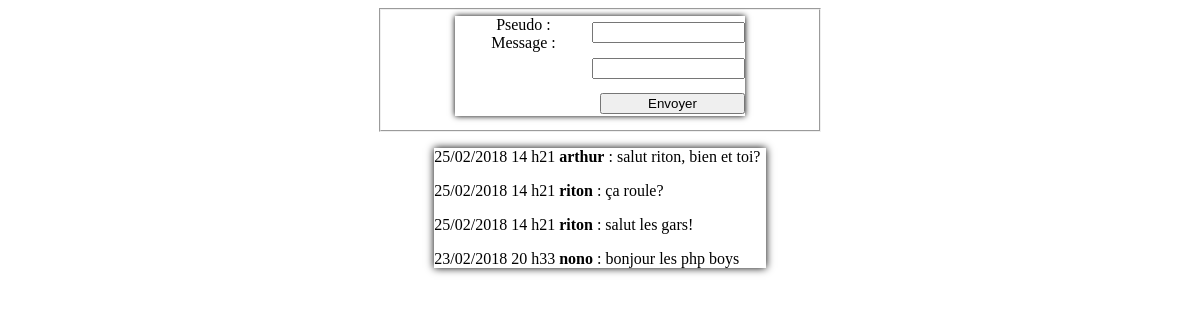
The page /corrections/student3/index.php on the database its author committed.
### tables this page shows
CREATE TABLE IF NOT EXISTS `minichat` (
  `id` int(11) NOT NULL AUTO_INCREMENT,
  `pseudo` varchar(255) NOT NULL,
  `message` varchar(255) NOT NULL,
  `date_message` datetime NOT NULL DEFAULT CURRENT_TIMESTAMP,
  PRIMARY KEY (`id`)
);

### corrections/student3/index.php (the view, shortened to what this page needs)
<!DOCTYPE html>
<html>
    <head>
    </head>
    <body>
     <div id="minichat">
       <form action="traitement.php" method="post">
	    <fieldset>
        <p>
        <label for="pseudo">Pseudo : </label><input type="text" name="pseudo" id="pseudo" value="
		<?php if(isset($_SESSION['pseudo'])) {echo $_SESSION['pseudo'];}?>"/>
		<br />
        <label for="message">Message : </label><input type="text" name="message" id="message" /><br />
        <input type="submit" value="Envoyer" name="valider"/>
		</p>
		</fieldset>
       </form>
<?php
try
{
	$bdd = new PDO('mysql:host=localhost;dbname=test2;charset=utf8', 'root', 'root');
}
catch(Exception $e)
{
        die('Erreur : '.$e->getMessage());
}
$reponse = $bdd->query('SELECT pseudo, message, DATE_FORMAT(date_message,\'%d/%m/%Y %H h%i \') AS date FROM minichat ORDER BY ID DESC LIMIT 0, 10');
  ?>
  <div class="messages">
  <?php
while ($donnees = $reponse->fetch())
{
	echo '<p>'. $donnees['date'] .'<strong>' . htmlspecialchars($donnees['pseudo']) . '</strong> : ' . htmlspecialchars($donnees['message']) . '</p>';
}
?>
</div>
 </div>
 </body>
</html>

### corrections/student3/index.php (style rules this page uses)
form { text-align:center; }
#minichat { width:70%;margin:auto;min-height:400px; }
fieldset { width:50%;margin:auto; }
fieldset p { width:70%;margin:auto;min-height:100px;text-align:center;box-shadow:0px 0px 6px #000; }
input { width:50%;float:right;display:inline-block;margin:.5em auto; }
label { display:inline-block;margin:auto; }
.messages { width:40%;margin:auto;box-shadow:0px 0px 8px #000; }

### rows shown on the page
minichat: date "25/02/2018 14 h21", pseudo "arthur", message "salut riton, bien et toi?"
minichat: date "25/02/2018 14 h21", pseudo "riton", message "ça roule?"
minichat: date "25/02/2018 14 h21", pseudo "riton", message "salut les gars!"
minichat: date "23/02/2018 20 h33", pseudo "nono", message "bonjour les php boys"
